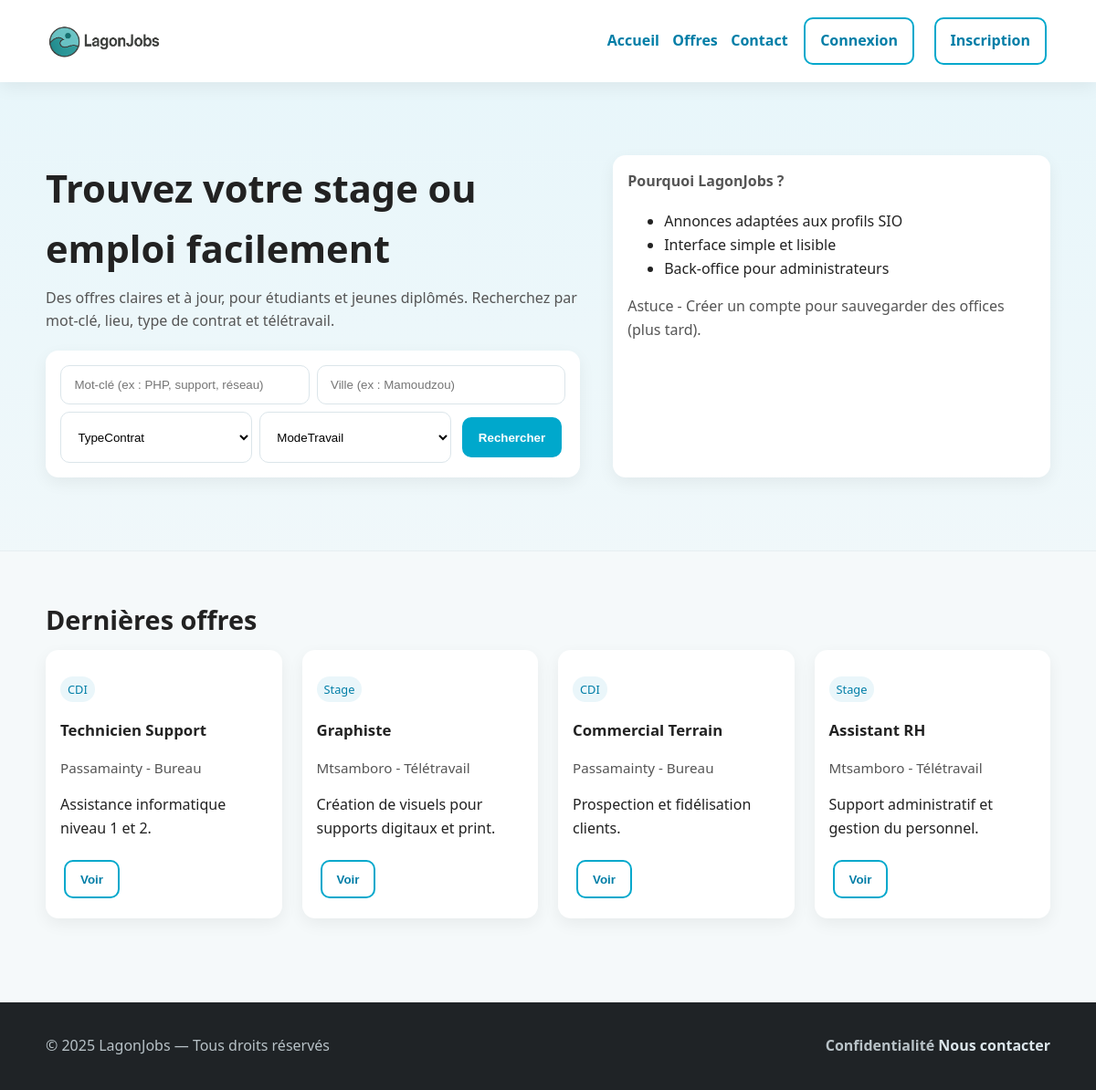
/FrontOffice/index.php, run on the app's committed database.
### tables this page shows
CREATE TABLE `offres` (
  `Id` int(11) NOT NULL,
  `Titre` varchar(50) NOT NULL,
  `Description` text NOT NULL,
  `Profil` varchar(100) NOT NULL,
  `Missions` varchar(100) NOT NULL,
  `Id_Ville` int(11) NOT NULL,
  `Id_Categorie` int(11) NOT NULL,
  `Id_Contrats` int(11) NOT NULL,
  `Id_ModeTravail` int(11) NOT NULL,
  `Id_Statut` int(11) NOT NULL
);

CREATE TABLE `contrats` (
  `Id` int(11) NOT NULL,
  `TypeContrat` varchar(50) NOT NULL
);

CREATE TABLE `ville` (
  `Id` int(11) NOT NULL,
  `NomVille` varchar(50) NOT NULL
);

CREATE TABLE `modetravail` (
  `Id` int(11) NOT NULL,
  `NomModeTravail` varchar(50) NOT NULL
);

### FrontOffice/index.php (the view, shortened to what this page needs)
<?php
require_once(__DIR__ . '/bdd.php');
$sqlQuery =
'SELECT of.Id,
of.Titre,
of.Description,
of.Missions,
of.Profil,
ca.NomCategorie,
vi.NomVille,
st.NomStatut,
co.TypeContrat,
mo.NomModeTravail
FROM offres of
JOIN categorie ca on ca.Id = of.Id_Categorie
JOIN ville vi on vi.Id = of.Id_Ville
JOIN statut st on st.Id = of.Id_Statut
JOIN contrats co on co.Id = of.Id_Contrats
JOIN modetravail mo on mo.Id = of.Id_ModeTravail ORDER BY Id DESC;';
$SelectOffres=$mysqlClient->prepare($sqlQuery);
$SelectOffres->execute();
$Offres=$SelectOffres->fetchAll();
?>
<!DOCTYPE html>
<html lang="fr">
<head>
    <link rel="stylesheet" href="../css/style.css">
</head>
<body>
    <header class="site-header">
        <div class="container header-inner">
            <a class="logo" href="index.php">
                <img src="../img/Logo.png" alt="Logo">
            </a>
            <nav class="nav">
                <a href="index.php">Accueil</a>
                <a href="offres.php">Offres</a>
                <a href="contact.php">Contact</a>
                <?php
                if (isset($_SESSION['user'])) {
                    echo '<a href="deconnexion.php" class="btn btn-outline">Déconnexion</a>';
                }else{
                    echo '<a href="login.php" class="btn btn-outline">Connexion</a>' .
                    '<a href="inscription.php" class="btn btn-outline">Inscription</a>';
                }
                ?>
            </nav>
        </div>
    </header>
    <section class="hero">
        <div class="container grid">
            <div>
                <h1>Trouvez votre stage ou emploi facilement</h1>
                <p>
                    Des offres claires et à jour, pour étudiants et jeunes diplômés.
                    Recherchez par mot-clé, lieu, type de contrat et télétravail.
                </p>
                <form class="search-inline card" action="" method="GET">
                    <input type="text" placeholder="Mot-clé (ex : PHP, support, réseau)" name="motcle">
                    <input type="text" placeholder="Ville (ex : Mamoudzou)" name="ville">
                    <select name="contrat">
                    <option selected>TypeContrat</option>
                    </select>
                    <select name="job">
                        <option selected>ModeTravail</option>
                    </select>
                    <button class="btn" type="submit">Rechercher</button>
                </form>
            </div>
            <div class="card">
                <p><strong>Pourquoi LagonJobs ?</strong></p>
                <ul>
                    <li>Annonces adaptées aux profils SIO</li>
                    <li>Interface simple et lisible</li>
                    <li>Back-office pour administrateurs</li>
                </ul>
                <p>Astuce - Créer un compte pour sauvegarder des offices (plus tard).</p>
            </div>
        </div>
    </section>
    <section class="section">
        <div class="container">
            <h2>Dernières offres</h2>
            <div class="cards">
                <?php
                for ($i=0;$i< 4;$i++) { ?>
                    <article class="card">
                        <p class="badge"><?php echo $Offres[$i]['TypeContrat']?></p>
                        <h3><?php echo $Offres[$i]['Titre']; ?></h3>
                        <p class="meta"><?php echo $Offres[$i]['NomVille']?> - <?php echo $Offres[$i]['NomModeTravail']?></p>
                        <p><?php echo $Offres[$i]['Description']?></p>
                        <form action="detail_offre.php" method="post">
                            <button type="submit" class="btn btn-outline">Voir</button>
                        </form>
                    </article>
                <?php
                }?>
            </div>
        </div>
    </section>
</body>
<footer class="site-footer">
    <div class="container footer-inner">
        <p>© 2025 LagonJobs — Tous droits réservés</p>
        <b> Confidentialité  <a href="contact.php">Nous contacter</a> </b>
    </div>
</footer>
</html>

### css/style.css (style rules this page uses)
:root { --lagon:#00A8CC; --lagon-dark:#007EA7; --bg:#F5F9FA; --text:#222222; --text-2:#555555; --success:#4CAF50; --error:#E63946; --card:#ffffff; --shadow:0 6px 18px rgba(0,0,0,.06); --radius:14px; --radius-sm:10px; --space:clamp(14px, 2.8vw, 22px); }
* { box-sizing:border-box }
html,body { margin:0;padding:0 }
body { font-family: system-ui, -apple-system, "Segoe UI", Roboto, "Helvetica Neue", Arial, "Noto Sans", "Liberation Sans", sans-serif; color:var(--text); background:var(--bg); line-height:1.6; }
.container { width:min(1100px, 92vw); margin:auto }
a { color:var(--lagon-dark); text-decoration:none }
.btn { background:var(--lagon); color:#fff; padding:.7rem 1rem; border-radius:10px; display:inline-block; font-weight:600; border:2px solid var(--lagon); transition:all .2s ease; margin:6px 4px; }
.btn-outline { background:transparent; color:var(--lagon-dark) }
.site-header { position:sticky; top:0; z-index:10; background:#fff; box-shadow:var(--shadow); }
.header-inner { display:flex; align-items:center; justify-content:space-between; padding:.8rem 0 }
.logo { display: flex; align-items: center; }
.logo img { height: 40px; width: auto; object-fit: contain; }
.nav { display:flex; gap:.9rem; align-items:center }
.nav a { font-weight:600 }
.nav .btn, .nav .btn-outline { margin-left:.2rem }
.hero { padding: clamp(40px, 8vw, 80px) 0; background: linear-gradient(180deg, #E8F6FA 0%, rgba(232,246,250,0.4) 100%); border-bottom:1px solid #e7eef1; }
.hero .grid { display:grid; grid-template-columns: 1.1fr .9fr; gap:clamp(18px, 4vw, 36px); }
.hero h1 { font-size:clamp(1.8rem, 4vw, 2.6rem); margin:.2rem 0 .5rem 0 }
.hero p { color:var(--text-2); margin:0 0 1.2rem 0 }
.hero .card { background:var(--card); padding:1rem; border-radius:var(--radius); box-shadow:var(--shadow); }
.search-inline { display:flex; gap:.5rem; flex-wrap:wrap }
.search-inline input, .search-inline select { flex:1 1 200px; padding:.8rem .9rem; border-radius:10px; border:1px solid #dbe5ea; background:#fff; }
.search-inline .btn { padding:.8rem 1rem }
.section { padding: clamp(26px, 6vw, 52px) 0 }
.section h2 { margin:0 0 .6rem 0; font-size: clamp(1.3rem, 3vw, 1.8rem) }
.cards { display:grid; grid-template-columns: repeat(auto-fill,minmax(250px,1fr)); gap:clamp(14px, 2.4vw, 22px) }
.card { background:var(--card); padding:1rem; border-radius:var(--radius); box-shadow:var(--shadow); }
.card h3 { margin:.3rem 0 .35rem 0; font-size:1.05rem }
.meta { color:var(--text-2); font-size:.95rem }
.badge { display:inline-block; font-size:.8rem; background:#eaf6fa; color:var(--lagon-dark); padding:.25rem .5rem; border-radius:999px; margin-right:.35rem }
.site-footer { background:#1f2326; color:#b8c2c7; margin-top:40px }
.footer-inner { display:flex; justify-content:space-between; align-items:center; padding:1.2rem 0 }
.footer-inner a { color:#dbe5ea }

### data on the page
offres: Id_Contrats.TypeContrat "CDI", Titre "Technicien Support", Id_Ville.NomVille "Passamainty", Id_ModeTravail.NomModeTravail "Bureau", Description "Assistance informatique niveau 1 et 2."
offres: Id_Contrats.TypeContrat "Stage", Titre "Graphiste", Id_Ville.NomVille "Mtsamboro", Id_ModeTravail.NomModeTravail "Télétravail", Description "Création de visuels pour supports digitaux et print."
offres: Id_Contrats.TypeContrat "CDI", Titre "Commercial Terrain", Id_Ville.NomVille "Passamainty", Id_ModeTravail.NomModeTravail "Bureau", Description "Prospection et fidélisation clients."
offres: Id_Contrats.TypeContrat "Stage", Titre "Assistant RH", Id_Ville.NomVille "Mtsamboro", Id_ModeTravail.NomModeTravail "Télétravail", Description "Support administratif et gestion du personnel."
